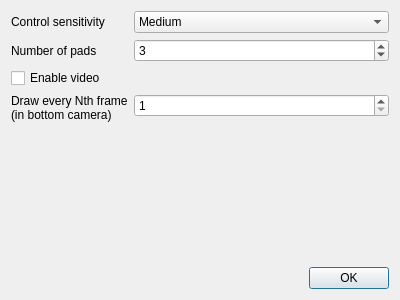
<?xml version="1.0" encoding="UTF-8"?>
<ui version="4.0">
 <class>MoreSettingsDialog</class>
 <widget class="QDialog" name="MoreSettingsDialog">
  <property name="geometry">
   <rect>
    <x>0</x>
    <y>0</y>
    <width>400</width>
    <height>300</height>
   </rect>
  </property>
  <property name="windowTitle">
   <string>DroneTaxi settings</string>
  </property>
  <layout class="QVBoxLayout" name="verticalLayout">
   <item>
    <layout class="QFormLayout" name="formLayout">
     <item row="2" column="0">
      <widget class="QCheckBox" name="enableVideoCheckBox">
       <property name="text">
        <string>Enable video</string>
       </property>
      </widget>
     </item>
     <item row="0" column="0">
      <widget class="QLabel" name="label_3">
       <property name="text">
        <string>Control sensitivity</string>
       </property>
      </widget>
     </item>
     <item row="0" column="1">
      <widget class="QComboBox" name="controlSensitivityCombo">
       <property name="currentIndex">
        <number>1</number>
       </property>
       <item>
        <property name="text">
         <string>Slow</string>
        </property>
       </item>
       <item>
        <property name="text">
         <string>Medium</string>
        </property>
       </item>
       <item>
        <property name="text">
         <string>Fast</string>
        </property>
       </item>
      </widget>
     </item>
     <item row="3" column="1">
      <widget class="QSpinBox" name="frameSkipSpinBox">
       <property name="minimum">
        <number>1</number>
       </property>
       <property name="value">
        <number>1</number>
       </property>
      </widget>
     </item>
     <item row="3" column="0">
      <widget class="QLabel" name="label">
       <property name="text">
        <string>Draw every Nth frame
(in bottom camera)</string>
       </property>
      </widget>
     </item>
     <item row="1" column="0">
      <widget class="QLabel" name="label_2">
       <property name="text">
        <string>Number of pads</string>
       </property>
      </widget>
     </item>
     <item row="1" column="1">
      <widget class="QSpinBox" name="padCountSpinner">
       <property name="minimum">
        <number>2</number>
       </property>
       <property name="maximum">
        <number>5</number>
       </property>
       <property name="value">
        <number>3</number>
       </property>
      </widget>
     </item>
    </layout>
   </item>
   <item>
    <widget class="QDialogButtonBox" name="buttonBox">
     <property name="orientation">
      <enum>Qt::Horizontal</enum>
     </property>
     <property name="standardButtons">
      <set>QDialogButtonBox::Ok</set>
     </property>
    </widget>
   </item>
  </layout>
 </widget>
 <resources/>
 <connections>
  <connection>
   <sender>buttonBox</sender>
   <signal>accepted()</signal>
   <receiver>MoreSettingsDialog</receiver>
   <slot>accept()</slot>
   <hints>
    <hint type="sourcelabel">
     <x>227</x>
     <y>278</y>
    </hint>
    <hint type="destinationlabel">
     <x>157</x>
     <y>274</y>
    </hint>
   </hints>
  </connection>
  <connection>
   <sender>buttonBox</sender>
   <signal>rejected()</signal>
   <receiver>MoreSettingsDialog</receiver>
   <slot>reject()</slot>
   <hints>
    <hint type="sourcelabel">
     <x>295</x>
     <y>284</y>
    </hint>
    <hint type="destinationlabel">
     <x>286</x>
     <y>274</y>
    </hint>
   </hints>
  </connection>
 </connections>
</ui>
